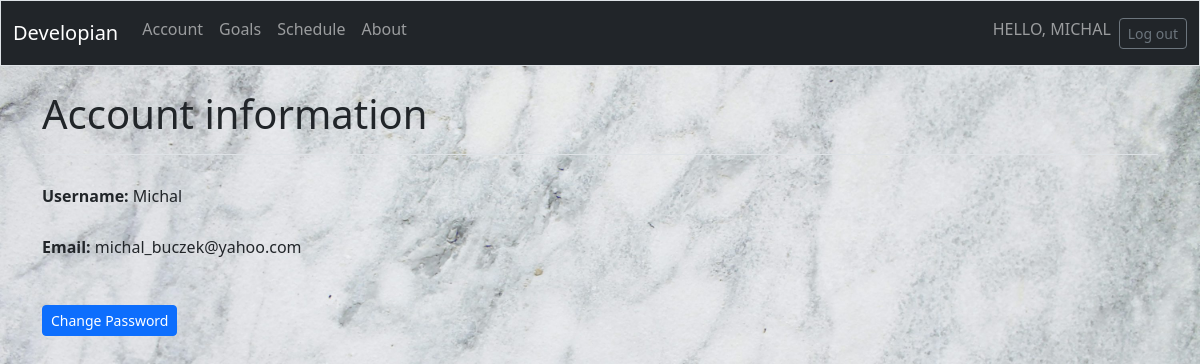
Page /accounts/info (signed in) on the committed database.
### accounts/models.py (models this page shows, shortened)
class Registration(AbstractBaseUser):
    email = models.EmailField(unique=True)
    username = models.CharField(max_length=25, unique=True)
    is_verified = models.BooleanField(default=False)
    is_active = models.BooleanField(default=True)
    is_admin = models.BooleanField(default=False)
    is_superuser = models.BooleanField(default=False)
    is_staff = models.BooleanField(default=False)
    token = models.CharField(max_length=100, blank=True, null=True)
    objects = UserManager()
    USERNAME_FIELD = 'email'
    REQUIRED_FIELDS = ['username']

### accounts/views.py (the view)
# urls.py: path('info', views.account, name='info'),
@login_required
def account(request):
    user = request.user
    username = user.username
    email = user.email
    context = {'username': username, 'email': email}
    return render(request, 'registration/account.html', context)

### accounts/templates/registration/account.html
{% extends 'developian/base.html' %}
{% load django_bootstrap5 %}
{% block page_header %}
  <h1>Account information</h1>
{% endblock page_header %}
{% block content %}
  <br>
  <h6><b>Username:</b>   {{ username }}</h6>
  <br>
  <h6><b>Email:</b>   {{ email }}</h6>
  <br>
  <a class="btn btn-primary btn-sm mt-3"
    href="{% url 'accounts:password_change' %}">Change Password</a>
{% endblock content %}

### developian/templates/developian/base.html (shortened to what this page needs)
<!doctype html>
<html lang="en">
  <head>
    {% load static %}
    <link rel="stylesheet" href="{% static 'developian/styles.css' %}">
    <link rel="stylesheet" href="https://cdn.jsdelivr.net/npm/bootstrap-icons@1.10.5/font/bootstrap-icons.css">
    {% load django_bootstrap5 %}
    {% bootstrap_css %}
  </head>
  <body class="bg">
    <nav class="navbar navbar-expand-md navbar-dark bg-dark mb-4 border">
      <div class="container-fluid">
        <a class="navbar-brand" href="{% url 'developian:index' %}">
          Developian
        </a>
        <div class="collapse navbar-collapse" id="navbarCollapse">
          <ul class="navbar-nav me-auto mb-2 mb-md-O">
            <li class="nav-item">
              <a class="nav-link" href="{% url 'accounts:info' %}">
                Account
              </a>
            </li>
            <li class="nav-item">
              <a class="nav-link" href="{% url 'developian:goals' %}">
                Goals
              </a>
            </li>
            <li class="nav-item">
              <a class="nav-link" href="{% url 'developian:schedule' %}">
                Schedule
              </a>
            </li>
            <li class="nav-item">
              <a class="nav-link" href="{% url 'developian:about' %}">
                About
              </a>
            </li>
          </ul>
          <ul class="navbar-nav ms-auto mb-2 mb-md-o">
            {% if user.is_authenticated %}
              <li class="nav-item">
                <span class="navbar-text me-2">HELLO, {{ user.username.upper }}</span>
              </li>
            {% endif %}
          </ul>
          {% if user.is_authenticated %}
            <form action="{% url 'accounts:logout' %}" method="post">
              <button name="submit" class="btn btn-outline-secondary btn-sm">
                Log out
              </button>
            </form>
          {% endif %}
        </div>
      </div>
    </nav>
    <main class="container">
      <div class="pb-2 mb-2 border-bottom">
        {% block page_header %}{% endblock page_header %}
      </div>
      <div>
        {% block content %}{% endblock content %}
      </div>
    </main>
  </body>
</html>

### developian/static/developian/styles.css (style rules this page uses)
html, body { height: 100%; margin: 0; }
.bg { background-image: url("/static/developian/marble_wallpaper.jpeg"); background-repeat: repeat; background-size: cover; background-position: center; background-attachment: scroll; height: 100vh; }

### rows in the picture
Registration: username "MICHAL", username "Michal", email "michal_buczek@yahoo.com"
